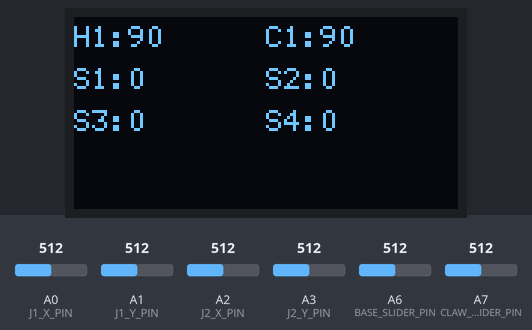
A sketch run on a simulated Arduino Nano, built with avr-gcc and run on an emulated ATmega328P. Parts: 128×64 one-colour display. The test bench sets the inputs (shaded band); at power-on: A0 (J1_X_PIN) = 512, A1 (J1_Y_PIN) = 512, A2 (J2_X_PIN) = 512, A3 (J2_Y_PIN) = 512, A6 (BASE_SLIDER_PIN) = 512, A7 (CLAW_SLIDER_PIN) = 512. What the sketch prints to the serial monitor is not drawn.

Above: at 2.2 s.
2.3 s: A0 (J1_X_PIN) set to 716
At 2.8 s:
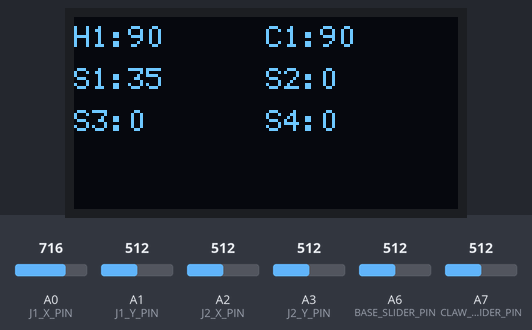
3.9 s: A1 (J1_Y_PIN) set to 694
6.9 s: A1 (J1_Y_PIN) set to 724
At 7.7 s:
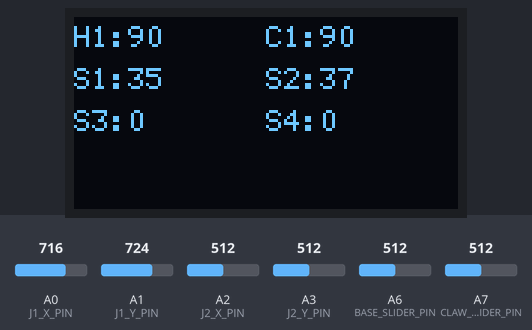
8.5 s: A2 (J2_X_PIN) set to 716
At 9.5 s:
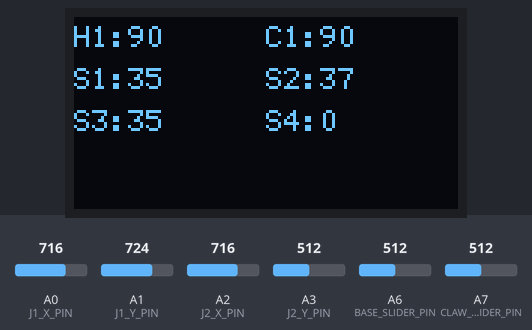
10.1 s: A3 (J2_Y_PIN) set to 716
At 11.1 s:
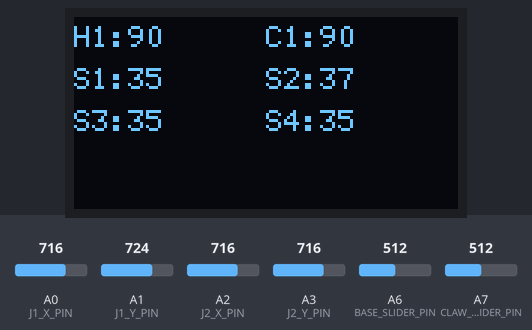
11.7 s: A6 (BASE_SLIDER_PIN) set to 54
At 12.9 s:
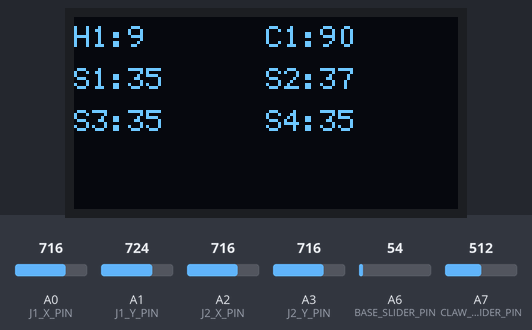
13.2 s: A6 (BASE_SLIDER_PIN) set to 48
Timing chart, 0 to 15.8 s (numbered marks = the images above; inputs shaded):
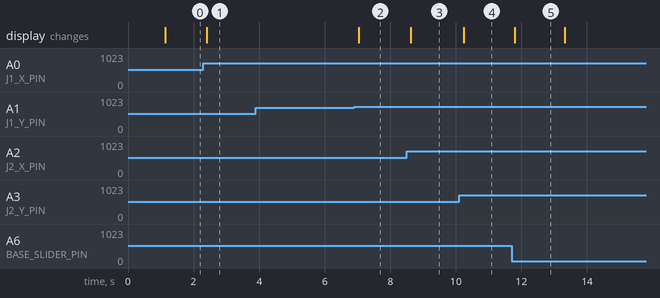

Measured:
- after the input at 2.3 s, the display: changes after 0.11 s (image 1)
- after the input at 3.9 s, every drawn part: stays the same
- after the input at 6.9 s, the display: changes after 0.14 s (image 2)
- after the input at 8.5 s, the display: changes after 0.12 s (image 3)
- after the input at 10.1 s, the display: changes after 0.14 s (image 4)
- after the input at 11.7 s, the display: changes after 0.09 s (image 5)

The sketch:

controller.ino
```cpp
#include <Wire.h>
#include <U8g2lib.h>

const int J1_X_PIN = A0;
const int J1_Y_PIN = A1;
const int J2_X_PIN = A2;
const int J2_Y_PIN = A3;

const int BASE_SLIDER_PIN = A6;
const int CLAW_SLIDER_PIN = A7;

const int DEADZONE = 35;

// OLED
U8G2_SSD1306_128X64_NONAME_F_HW_I2C display(U8G2_R0, U8X8_PIN_NONE);

int applyDeadzone(int value) {
  if (abs(value) < DEADZONE) {
    return 0;
  }
  return value;
}

int readJoystickAxis(int pin) {
  int raw = analogRead(pin);          // 0 to 1023
  int centered = raw - 512;           // about -512 to +511
  int mappedVal = map(centered, -512, 511, -90, 90);

  return applyDeadzone(mappedVal);
}

int readSliderServo(int pin) {
  int raw = analogRead(pin);          // 0 to 1023
  return map(raw, 0, 1023, 0, 180);
}

void updateOLED(int h1, int c1, int s1, int s2, int s3, int s4) {
  display.clearBuffer();
  display.setFont(u8g2_font_6x12_tf);

  display.setCursor(0, 10);
  display.print("H1:");
  display.print(h1);
  display.setCursor(64, 10);
  display.print("C1:");
  display.print(c1);

  display.setCursor(0, 24);
  display.print("S1:");
  display.print(s1);
  display.setCursor(64, 24);
  display.print("S2:");
  display.print(s2);

  display.setCursor(0, 38);
  display.print("S3:");
  display.print(s3);
  display.setCursor(64, 38);
  display.print("S4:");
  display.print(s4);

  display.sendBuffer();
}

void setup() {
  Serial.begin(115200);

  Wire.begin();
  display.begin();

  display.clearBuffer();
  display.setFont(u8g2_font_10x20_tf);
  display.setCursor(0, 25);
  display.print("READY");
  display.sendBuffer();

  delay(1000);
}

void loop() {
  int s1 = readJoystickAxis(J1_X_PIN);
  int s2 = readJoystickAxis(J1_Y_PIN);
  int s3 = readJoystickAxis(J2_X_PIN);
  int s4 = readJoystickAxis(J2_Y_PIN);

  int h1 = readSliderServo(BASE_SLIDER_PIN);
  int c1 = readSliderServo(CLAW_SLIDER_PIN);

  Serial.print(s1);
  Serial.print(",");
  Serial.print(s2);
  Serial.print(",");
  Serial.print(s3);
  Serial.print(",");
  Serial.print(s4);
  Serial.print(",");
  Serial.print(h1);
  Serial.print(",");
  Serial.println(c1);

  updateOLED(h1, c1, s1, s2, s3, s4);

  delay(20);
}
```
